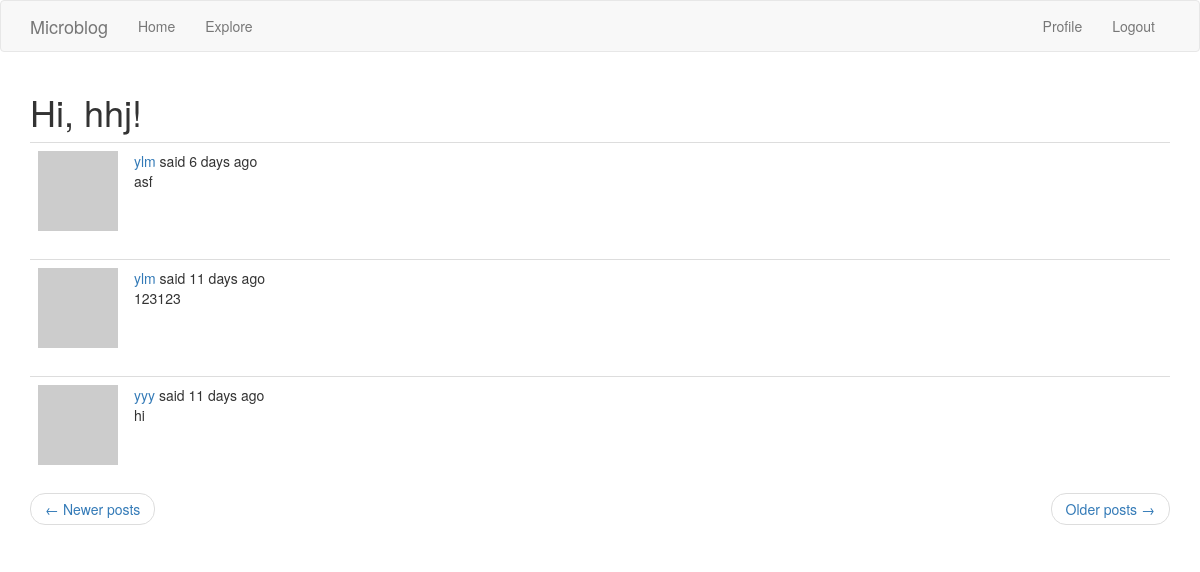
/explore?page=3 (signed in), run on the app's committed database.
### app/models.py (models this page shows, shortened)
class User(UserMixin, db.Model):
    id = db.Column(db.Integer, primary_key=True)
    username = db.Column(db.String(64), index=True, unique=True)
    email = db.Column(db.String(128), index=True, unique=True)
    password_hash = db.Column(db.String(128))
    posts = db.relationship('Post', backref='author', lazy='dynamic')
    about_me = db.Column(db.String(140))
    last_seen = db.Column(db.DateTime, default=datetime.utcnow)
    followed = db.relationship(
        'User', # 关联表右侧实体，是被关注的一方，左侧实体，即关注者，是其上级实体
        secondary=followers,    # 指定用于该关系的关联表
        primaryjoin=(followers.c.follower_id == id),    # 通过关联表关联到左侧实体（关注者）的条件
        secondaryjoin=(followers.c.followed_id == id),  # 通过关联表关联到右侧实体（被关注者）的条件
        backref=db.backref('followers', lazy='dynamic'), lazy='dynamic' # 指定右侧实体如何访问关系
    )
    def avatar(self, size):
        digest = md5(self.email.lower().encode('utf-8')).hexdigest()
        return 'https://www.gravatar.com/avatar/{}?d=identicon&s={}'.format(digest, size)

class SearchableMixin(object):
    @classmethod
    def before_commit(cls, session):
        session._changes = {
            'add': [obj for obj in session.new if isinstance(obj, cls)],
            'update': [obj for obj in session.dirty if isinstance(obj, cls)],
            'delete': [obj for obj in session.deleted if isinstance(obj, cls)]
        }
    @classmethod
    def after_commit(cls, session):
        for obj in session._changes['add']:
            add_to_index(cls.__tablename__, obj)
        for obj in session._changes['update']:
            add_to_index(cls.__tablename__, obj)
        for obj in session._changes['delete']:
            remove_from_index(cls.__tablename__, obj)
        session._changes = None

class Post(SearchableMixin, db.Model):
    id = db.Column(db.Integer, primary_key=True)
    body = db.Column(db.String(140))
    timestamp = db.Column(db.DateTime, index=True, default=datetime.utcnow)
    user_id = db.Column(db.Integer, db.ForeignKey('user.id'))
    language = db.Column(db.String(5))
    __searchable__ = ['body']

### app/main/routes.py (the view)
@bp.route('/explore')
@login_required
def explore():
    page = request.args.get('page', 1, type=int)
    posts = Post.query.order_by(Post.timestamp.desc()).paginate(
            page, current_app.config['POSTS_PER_PAGE'], False)
    next_url = url_for('main.explore', page=posts.next_num) if posts.has_next else None
    prev_url = url_for('main.explore', page=posts.prev_num) if posts.has_prev else None
    return render_template('index.html', title=_('Explore'), posts=posts.items,
                            next_url=next_url, prev_url=prev_url)

### app/main/routes.py (called while the page is built)
@bp.before_request
def before_request():
    if current_user.is_authenticated:
        current_user.last_seen = datetime.utcnow()
        db.session.commit()
    g.locale = str(get_locale())

### app/models.py (called while the page is built)
@login.user_loader
def load_user(id):
    return User.query.get(int(id))

### app/templates/index.html (shortened to what this page needs)
{% extends "base.html" %}
{% import 'bootstrap/wtf.html' as wtf %}
{% block app_content %}
    <h1>Hi, {{ current_user.username }}!</h1>
    {% for post in posts %}
        {% include '_post.html' %}
    {% endfor %}
    <nav aria-label="...">
        <ul class="pager">
            <li class="previous{% if not prev_url %} disabled{% endif %}">
                <a href="{{ prev_url or '#' }}">
                    <span aria-hidden="true">&larr;</span> Newer posts
                </a>
            </li>
            <li class="next{% if not next_url %} disabled{% endif %}">
                <a href="{{ next_url or '#' }}">
                    Older posts <span aria-hidden="true">&rarr;</span>
                </a>
            </li>
        </ul>
    </nav>
{% endblock %}

### app/templates/_post.html (shortened to what this page needs)
    <table class="table table-hover">
        <tr>
            <td width="70px">
                <a href="{{ url_for('main.user', username=post.author.username) }}">
                    <img src="{{ post.author.avatar(70) }}" />
                </a>
            </td>
            <td>
                {{ _('%(username)s said %(when)s',
                    username=user_link, when=moment(post.timestamp).fromNow()) }}
                <br>
                <span id="post{{ post.id }}">{{ post.body }}</span>
            </td>
        </tr>
    </table>

### data on the page
User: username "hhj"
Post: body "asf"
Post: body "123123"
Post: body "hi"
